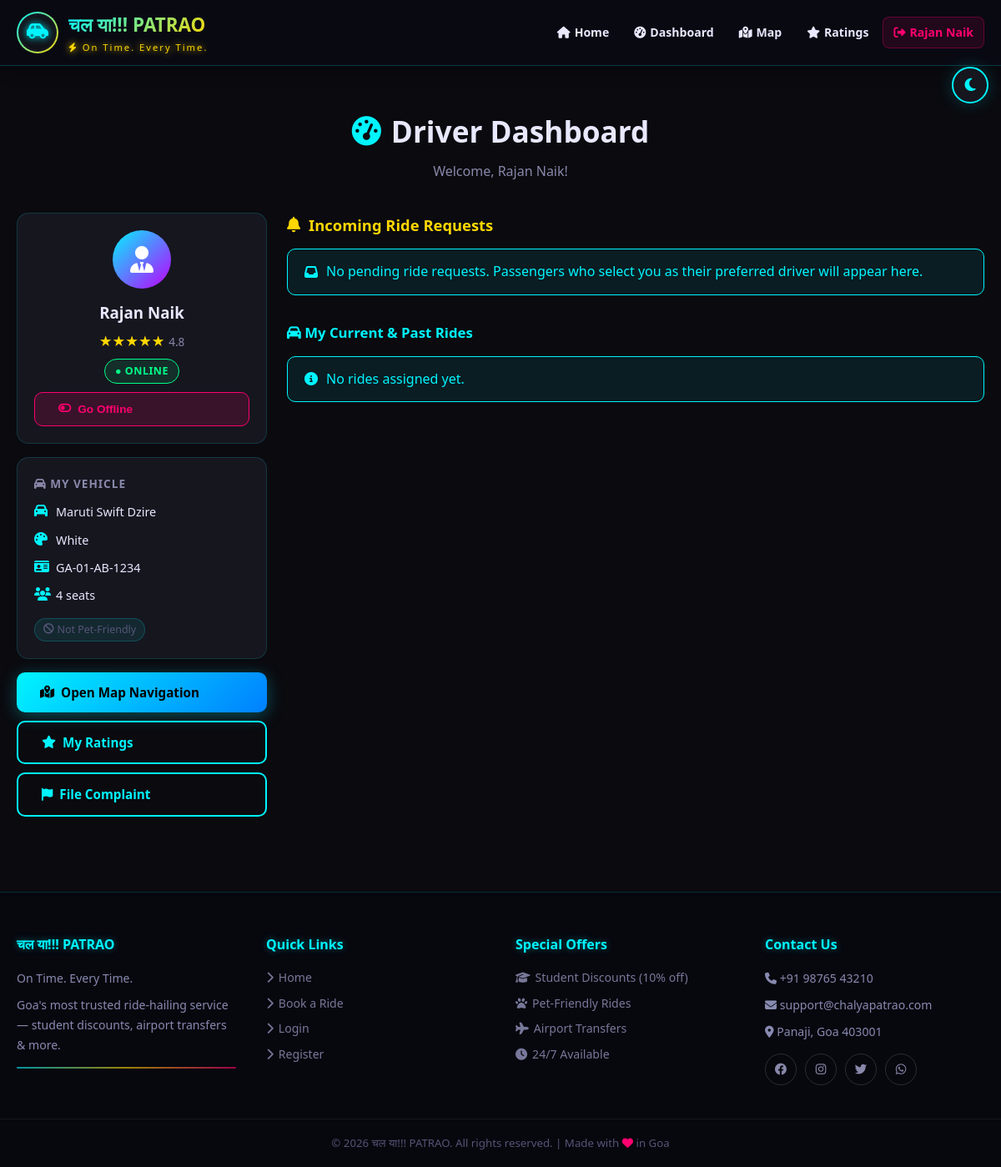
The app's page /index.php?page=driver_dashboard (signed in) with its own data.
### tables this page shows
CREATE TABLE drivers (
    driver_id           INT AUTO_INCREMENT PRIMARY KEY,
    full_name           VARCHAR(100)  NOT NULL,
    phone_number        VARCHAR(15)   NOT NULL UNIQUE,
    gender              VARCHAR(10)   NOT NULL,
    license_number      VARCHAR(50)   NOT NULL,
    password_hash       VARCHAR(255)  NOT NULL,
    approval_status     VARCHAR(20)   NOT NULL DEFAULT 'pending',
    avg_rating          DECIMAL(3,2)  NOT NULL DEFAULT 0.00,
    daily_hours_worked  DECIMAL(4,2)  NOT NULL DEFAULT 0.00,
    is_online           TINYINT(1)    NOT NULL DEFAULT 0,
    current_lat         DECIMAL(10,8),
    current_lng         DECIMAL(11,8),
    created_at          TIMESTAMP     NOT NULL DEFAULT CURRENT_TIMESTAMP
);

CREATE TABLE vehicles (
    vehicle_id           INT AUTO_INCREMENT PRIMARY KEY,
    driver_id            INT           NOT NULL,
    vehicle_type         VARCHAR(20)   NOT NULL,
    registration_number  VARCHAR(20)   NOT NULL UNIQUE,
    model                VARCHAR(50)   NOT NULL,
    color                VARCHAR(30)   NOT NULL,
    is_pet_friendly      TINYINT(1)    NOT NULL DEFAULT 0,
    insurance_expiry     DATE          NOT NULL,
    seats                INT           NOT NULL DEFAULT 4,
    car_category         VARCHAR(30)   NOT NULL DEFAULT 'economy',
    is_active            TINYINT(1)    NOT NULL DEFAULT 1
);

### controller/DriverController.php (called while the page is built, shortened)
<?php
require_once 'models/DriverModel.php';
function handleDriverDashboard() {
    $driverModel  = new DriverModel();
    $bookingModel = new BookingModel();
    $driver  = $driverModel->getDriverById($_SESSION['driver_id']);
    $vehicle = $driverModel->getVehicleByDriver($_SESSION['driver_id']);
    $my_rides = $bookingModel->getDriverRides($_SESSION['driver_id']);
    $pending_requests = $bookingModel->getPendingRequestsForDriver($_SESSION['driver_id']);
    include 'views/driver_dashboard.php';
}
?>

### models/config/config.php (called while the page is built)
<?php
return array(
    'host'     => 'localhost',
    'db_name'  => 'chalya_patrao',
    'username' => 'root',
    'password' => '',
    'port'     => 3307
);
?>

### models/DriverModel.php (called while the page is built, shortened)
<?php
require_once dirname(__FILE__) . '/Database.php';
class DriverModel {
    private $db;
    public function __construct() {
        $this->db   = new Database();
    }
    public function getDriverById($driver_id) {
        $stmt = $this->db->prepare(
            "SELECT driver_id, full_name, phone_number, gender, license_number, approval_status, avg_rating, is_online FROM drivers WHERE driver_id = ?"
        );
        $stmt->bind_param("i", $driver_id);
        $stmt->execute();
        $stmt->bind_result($did, $full_name, $phone, $gender, $license, $approval_status, $avg_rating, $is_online);
        return array(
            'driver_id'       => $did,
            'full_name'       => $full_name,
            'phone_number'    => $phone,
            'gender'          => $gender,
            'license_number'  => $license,
            'approval_status' => $approval_status,
            'avg_rating'      => $avg_rating,
            'is_online'       => $is_online
        );
    }
    public function getVehicleByDriver($driver_id) {
        $stmt = $this->db->prepare(
            "SELECT vehicle_id, vehicle_type, registration_number, model, color, seats, is_pet_friendly, insurance_expiry FROM vehicles WHERE driver_id = ? AND is_active = 1 LIMIT 1"
        );
        $stmt->bind_param("i", $driver_id);
        $stmt->execute();
        $stmt->bind_result($vid, $vtype, $reg, $model, $color, $seats, $pet, $ins);
        if ($stmt->fetch()) {
            return array(
                'vehicle_id'          => $vid,
                'vehicle_type'        => $vtype,
                'registration_number' => $reg,
                'model'               => $model,
                'color'               => $color,
                'seats'               => $seats,
                'is_pet_friendly'     => $pet,
                'insurance_expiry'    => $ins
            );
        }
        return null;
    }
}
?>

### models/Database.php (called while the page is built, shortened)
<?php
class Database {
    private $conn;
    private $config;
    public function __construct() {
        $this->config = require dirname(__FILE__) . '/config/config.php';
    }
    public function connect() {
        $this->conn = new mysqli(
            $this->config['host'],
            $this->config['username'],
            $this->config['password'],
            $this->config['db_name'],
            $this->config['port']
        );
        return $this->conn;
    }
    public function prepare($sql) {
        return mysqli_prepare($this->conn, $sql);
    }
}
?>

### views/driver_dashboard.php (the view, shortened to what this page needs)
<?php include 'views/layout/header.php'; ?>
<div class="page-header">
    <h1><i class="fas fa-tachometer-alt"></i> Driver Dashboard</h1>
    <p>Welcome, <?php echo htmlspecialchars($driver['full_name']); ?>!</p>
</div>
<div class="driver-dash-grid">
    <div>
        <div class="ride-info-card" style="margin-bottom:16px; text-align:center;">
            <div class="driver-avatar" style="margin:0 auto 14px; width:70px; height:70px; font-size:2rem;">
                <i class="fas fa-user-tie"></i>
            </div>
            <h3 style="font-weight:800; margin-bottom:4px;"><?php echo htmlspecialchars($driver['full_name']); ?></h3>
            <div style="color:var(--neon-yellow); font-size:1.1rem; margin-bottom:8px;">
                <?php for ($s=1;$s<=5;$s++) echo $s<=round($driver['avg_rating']) ? '★' : '☆'; ?>
                <span style="font-size:0.85rem; color:var(--text-secondary);"><?php echo number_format(floatval($driver['avg_rating']),1); ?></span>
            </div>
            <span class="status-badge <?php echo $driver['is_online'] ? 'status-accepted' : 'status-cancelled'; ?>">
                <?php echo $driver['is_online'] ? '● Online' : '● Offline'; ?>
            </span>
            <form method="POST" action="index.php?page=driver_toggle_status" style="margin-top:10px;">
                <button type="submit"
                        class="btn <?php echo $driver['is_online'] ? 'btn-danger' : 'btn-primary'; ?>"
                        style="width:100%; font-size:0.85rem;">
                    <?php if ($driver['is_online']): ?>
                        <i class="fas fa-toggle-off"></i> Go Offline
                    <?php else: ?>
                        <i class="fas fa-toggle-on"></i> Go Online
                    <?php endif; ?>
                </button>
            </form>
        </div>
        <?php if ($vehicle): ?>
        <div class="ride-info-card" style="margin-bottom:16px;">
            <h4><i class="fas fa-car"></i> My Vehicle</h4>
            <div class="info-row"><i class="fas fa-car"></i><span><?php echo htmlspecialchars($vehicle['model']); ?></span></div>
            <div class="info-row"><i class="fas fa-palette"></i><span><?php echo htmlspecialchars($vehicle['color']); ?></span></div>
            <div class="info-row"><i class="fas fa-id-card"></i><span><?php echo htmlspecialchars($vehicle['registration_number']); ?></span></div>
            <div class="info-row"><i class="fas fa-users"></i><span><?php echo isset($vehicle['seats']) ? htmlspecialchars($vehicle['seats']) : 'N/A'; ?> seats</span></div>
            <?php if ($vehicle['is_pet_friendly']): ?>
            <span class="driver-tag" style="color:var(--neon-green); border-color:var(--neon-green); margin-top:6px;">
                <i class="fas fa-paw"></i> Pet-Friendly Vehicle
            </span>
            <?php else: ?>
            <span class="driver-tag" style="color:var(--text-muted); margin-top:6px;">
                <i class="fas fa-ban"></i> Not Pet-Friendly
            </span>
            <?php endif; ?>
        </div>
        <?php endif; ?>
        <div style="display:flex; flex-direction:column; gap:10px;">
            <a href="index.php?page=driver_map" class="btn btn-primary"><i class="fas fa-map-marked-alt"></i> Open Map Navigation</a>
            <a href="index.php?page=driver_ratings" class="btn btn-secondary"><i class="fas fa-star"></i> My Ratings</a>
            <a href="index.php?page=driver_complaint" class="btn btn-secondary"><i class="fas fa-flag"></i> File Complaint</a>
        </div>
    </div>
    <div>
        <div style="margin-bottom:32px;">
            <h2 style="font-size:1.15rem; font-weight:700; margin-bottom:14px; color:var(--neon-yellow); display:flex; align-items:center; gap:10px;">
                <i class="fas fa-bell"></i> Incoming Ride Requests
            </h2>
            <?php if (empty($pending_requests)): ?>
            <div class="alert alert-info">
                <i class="fas fa-inbox"></i>
                No pending ride requests. Passengers who select you as their preferred driver will appear here.
            </div>
            <?php endif; ?>
        </div>
        <h2 style="font-size:1.05rem; font-weight:700; margin-bottom:14px; color:var(--accent);">
            <i class="fas fa-car"></i> My Current & Past Rides
        </h2>
        <?php if (empty($my_rides)): ?>
        <div class="alert alert-info"><i class="fas fa-info-circle"></i> No rides assigned yet.</div>
        <?php endif; ?>
    </div>
</div>
<?php include 'views/layout/footer.php'; ?>

### public/css/style.css (style rules this page uses)
:root { --neon-cyan: #00f5ff; --neon-yellow: #FFD700; --neon-pink: #ff006e; --neon-green: #00ff88; --neon-purple: #bf00ff; --bg-primary: #0a0a0f; --bg-secondary: #111118; --bg-card: #16161f; --bg-card-hover: #1e1e2e; --bg-input: #1a1a28; --text-primary: #e8e8ff; --text-secondary: #8888aa; --text-muted: #555577; --border-color: rgba(0,245,255,0.15); --border-focus: var(--neon-cyan); --shadow-neon: 0 0 20px rgba(0,245,255,0.2); --shadow-card: 0 8px 32px rgba(0,0,0,0.6); --nav-bg: rgba(10,10,20,0.95); --nav-border: rgba(0,245,255,0.2); --accent: var(--neon-cyan); --accent-alt: var(--neon-yellow); --btn-bg: linear-gradient(135deg, var(--neon-cyan), #0080ff); --btn-text: #000; --footer-bg: #07070e; --success-bg: rgba(0,255,136,0.1); --success-border: var(--neon-green); --success-text: var(--neon-green); --error-bg: rgba(255,0,110,0.1); --error-border: var(--neon-pink); --error-text: var(--neon-pink); --option-selected: rgba(0,245,255,0.15); }
*, *::before, *::after { margin: 0; padding: 0; box-sizing: border-box; }
html { scroll-behavior: smooth; }
body { background: var(--bg-primary); color: var(--text-primary); font-family: 'Segoe UI', Tahoma, Geneva, Verdana, sans-serif; line-height: 1.6; transition: background 0.3s ease, color 0.3s ease; min-height: 100vh; }
a { text-decoration: none; color: inherit; }
.alert { padding: 14px 20px; border-radius: 10px; margin-bottom: 20px; border: 1px solid; display: flex; align-items: center; gap: 10px; font-weight: 500; }
.alert-info { background: rgba(0,245,255,0.08); border-color: var(--neon-cyan); color: var(--neon-cyan); }
.btn { display: inline-flex; align-items: center; gap: 8px; padding: 12px 28px; border-radius: 10px; border: none; cursor: pointer; font-size: 0.95rem; font-weight: 700; transition: all 0.3s ease; text-decoration: none; white-space: nowrap; }
.btn-primary { background: var(--btn-bg); color: var(--btn-text); box-shadow: 0 4px 20px rgba(0,245,255,0.3); }
.btn-secondary { background: transparent; color: var(--accent); border: 2px solid var(--accent); }
.btn-danger { background: rgba(255,0,110,0.15); color: var(--neon-pink); border: 1px solid var(--neon-pink); }
.ride-info-card { background: var(--bg-card); border: 1px solid var(--border-color); border-radius: 14px; padding: 20px; }
.ride-info-card h4 { font-size: 0.85rem; font-weight: 700; color: var(--text-secondary); text-transform: uppercase; letter-spacing: 1px; margin-bottom: 12px; }
.info-row { display: flex; gap: 10px; align-items: flex-start; margin-bottom: 10px; }
.info-row i { color: var(--accent); width: 16px; flex-shrink: 0; margin-top: 2px; }
.info-row span { font-size: 0.9rem; color: var(--text-primary); }
.driver-avatar { width: 56px; height: 56px; border-radius: 50%; background: linear-gradient(135deg, var(--neon-cyan), var(--neon-purple)); display: flex; align-items: center; justify-content: center; font-size: 1.5rem; color: white; margin-bottom: 12px; flex-shrink: 0; }
.driver-tag { display: inline-flex; align-items: center; gap: 4px; background: rgba(0,245,255,0.08); border: 1px solid rgba(0,245,255,0.2); border-radius: 20px; padding: 3px 10px; font-size: 0.78rem; color: var(--accent); }
.status-badge { display: inline-block; padding: 4px 12px; border-radius: 20px; font-size: 0.78rem; font-weight: 700; text-transform: uppercase; letter-spacing: 0.5px; }
.status-accepted { background: rgba(0,255,136,0.1); color: var(--neon-green); border: 1px solid var(--neon-green); }
.page-header { text-align: center; padding: 20px 0 36px; }
.page-header h1 { font-size: 2.2rem; font-weight: 800; display: flex; align-items: center; justify-content: center; gap: 12px; }
.page-header h1 i { color: var(--accent); }
.page-header p { color: var(--text-secondary); margin-top: 8px; font-size: 1rem; }
.driver-dash-grid { display: grid; grid-template-columns: 300px 1fr; gap: 24px; align-items: start; }

### records on screen
drivers: full_name "Rajan Naik", avg_rating "4.8"
vehicles: model "Maruti Swift Dzire", color "White", registration_number "GA-01-AB-1234", seats "4"

### other values on screen
$_SESSION['full_name'] "Rajan Naik"
